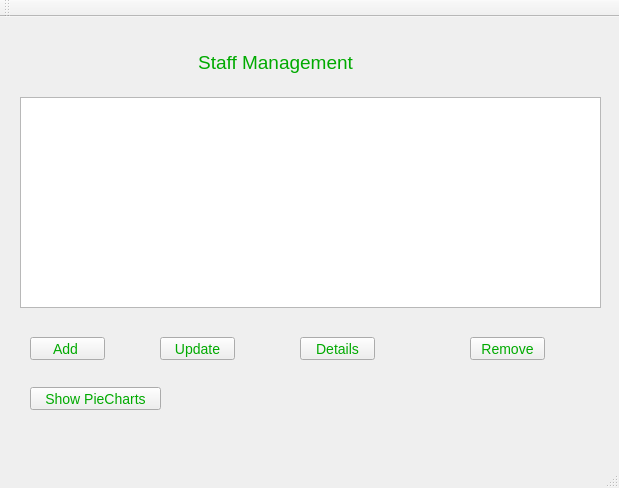
<?xml version="1.0" encoding="UTF-8"?>
<ui version="4.0">
 <class>MainWindow</class>
 <widget class="QMainWindow" name="MainWindow">
  <property name="geometry">
   <rect>
    <x>0</x>
    <y>0</y>
    <width>619</width>
    <height>488</height>
   </rect>
  </property>
  <property name="windowTitle">
   <string>MainWindow</string>
  </property>
  <widget class="QWidget" name="centralWidget">
   <widget class="QLabel" name="lblTitle">
    <property name="geometry">
     <rect>
      <x>140</x>
      <y>30</y>
      <width>271</width>
      <height>31</height>
     </rect>
    </property>
    <property name="text">
     <string>&lt;html&gt;&lt;head/&gt;&lt;body&gt;&lt;p&gt;&lt;span style=&quot; font-size:14pt; color:#00aa00;&quot;&gt;Staff Management&lt;/span&gt;&lt;/p&gt;&lt;/body&gt;&lt;/html&gt;</string>
    </property>
    <property name="alignment">
     <set>Qt::AlignCenter</set>
    </property>
   </widget>
   <widget class="QTableView" name="tvEmployees">
    <property name="geometry">
     <rect>
      <x>20</x>
      <y>80</y>
      <width>581</width>
      <height>211</height>
     </rect>
    </property>
   </widget>
   <widget class="QPushButton" name="btnAdd">
    <property name="geometry">
     <rect>
      <x>30</x>
      <y>320</y>
      <width>75</width>
      <height>23</height>
     </rect>
    </property>
    <property name="styleSheet">
     <string notr="true">color:rgb(0, 170, 0); 
font-size:14px;</string>
    </property>
    <property name="text">
     <string>Add </string>
    </property>
   </widget>
   <widget class="QPushButton" name="btnUpdate">
    <property name="geometry">
     <rect>
      <x>160</x>
      <y>320</y>
      <width>75</width>
      <height>23</height>
     </rect>
    </property>
    <property name="styleSheet">
     <string notr="true">color:rgb(0, 170, 0); 
font-size:14px;</string>
    </property>
    <property name="text">
     <string>Update</string>
    </property>
   </widget>
   <widget class="QPushButton" name="btnRemove">
    <property name="geometry">
     <rect>
      <x>470</x>
      <y>320</y>
      <width>75</width>
      <height>23</height>
     </rect>
    </property>
    <property name="styleSheet">
     <string notr="true">color:rgb(0, 170, 0); 
font-size:14px;</string>
    </property>
    <property name="text">
     <string>Remove</string>
    </property>
   </widget>
   <widget class="QPushButton" name="btnDetails">
    <property name="geometry">
     <rect>
      <x>300</x>
      <y>320</y>
      <width>75</width>
      <height>23</height>
     </rect>
    </property>
    <property name="styleSheet">
     <string notr="true">color:rgb(0, 170, 0); 
font-size:14px;</string>
    </property>
    <property name="text">
     <string>Details</string>
    </property>
   </widget>
   <widget class="QPushButton" name="btnPieCharts">
    <property name="geometry">
     <rect>
      <x>30</x>
      <y>370</y>
      <width>131</width>
      <height>23</height>
     </rect>
    </property>
    <property name="styleSheet">
     <string notr="true">color:rgb(0, 170, 0); 
font-size:14px;</string>
    </property>
    <property name="text">
     <string>Show PieCharts</string>
    </property>
   </widget>
  </widget>
  <widget class="QMenuBar" name="menuBar">
   <property name="geometry">
    <rect>
     <x>0</x>
     <y>0</y>
     <width>619</width>
     <height>21</height>
    </rect>
   </property>
  </widget>
  <widget class="QToolBar" name="mainToolBar">
   <attribute name="toolBarArea">
    <enum>TopToolBarArea</enum>
   </attribute>
   <attribute name="toolBarBreak">
    <bool>false</bool>
   </attribute>
  </widget>
  <widget class="QStatusBar" name="statusBar"/>
 </widget>
 <layoutdefault spacing="6" margin="11"/>
 <resources/>
 <connections/>
</ui>
